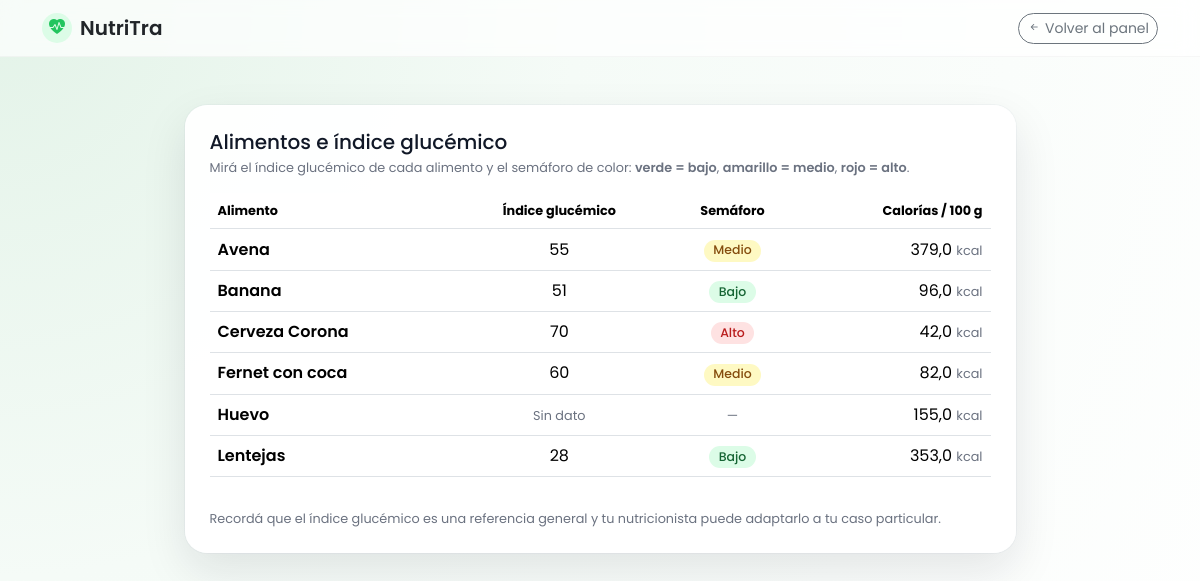
The page /paciente/alimentos/ (signed in) on the database its author committed.
### core/models.py (models this page shows, shortened)
class Alimento(models.Model):
    nombre = models.CharField(max_length=100)
    calorias = models.DecimalField(max_digits=6, decimal_places=1, help_text="kcal / 100 g")
    proteinas_g = models.DecimalField(max_digits=6, decimal_places=1, default=0)
    carbohidratos_g = models.DecimalField(max_digits=6, decimal_places=1, default=0)
    grasas_g = models.DecimalField(max_digits=6, decimal_places=1, default=0)
    hierro_mg = models.DecimalField(
        max_digits=5, decimal_places=2, default=0, help_text="mg / 100 g"
    )
    b12_ug = models.DecimalField(
        max_digits=5, decimal_places=2, default=0, help_text="µg / 100 g"
    )
    indice_glucemico = models.PositiveSmallIntegerField(
        null=True,
        blank=True,
        help_text="0–100 aprox. Bajo <55, medio 55–69, alto ≥70",
    )
    es_bebida_alcoholica = models.BooleanField(
        default=False,
        help_text="Marcar si la mayor parte de las calorias vienen del alcohol (vino, cerveza, etc.)",
    )
    gramos_alcohol_100g = models.DecimalField(
        max_digits=6,
        decimal_places=1,
        default=0,
        help_text="g de alcohol puro aprox. por 100 ml (ABV × 0,8)",
    )

### core/views.py (the view)
@login_required
def lista_alimentos(request):
    alimentos = Alimento.objects.all().order_by("nombre")
    return render(request, "paciente/lista_alimentos.html", {"alimentos": alimentos})

### nutrutra/templates/paciente/lista_alimentos.html (shortened to what this page needs)
<!doctype html>
<html lang="es">
  <head>
    <link href="https://cdn.jsdelivr.net/npm/bootstrap@5.3.3/dist/css/bootstrap.min.css" rel="stylesheet">
    <link rel="stylesheet" href="https://cdn.jsdelivr.net/npm/bootstrap-icons@1.11.3/font/bootstrap-icons.css">
  </head>
  <body>
    <nav class="navbar navbar-light navbar-nutri sticky-top">
      <div class="container d-flex justify-content-between align-items-center">
        <a href="{% url 'dashboard_paciente' %}" class="navbar-brand d-flex align-items-center gap-2 mb-0 text-decoration-none text-dark">
          <span class="rounded-circle d-inline-flex align-items-center justify-content-center"
                style="width: 30px; height: 30px; background: #dcfce7;">
            <i class="bi bi-heart-pulse-fill" style="font-size: 1rem; color: #22c55e;"></i>
          </span>
          <span class="fw-semibold">NutriTra</span>
        </a>
        <a href="{% url 'dashboard_paciente' %}" class="btn btn-sm btn-outline-secondary rounded-pill">
          <i class="bi bi-arrow-left-short"></i> Volver al panel
        </a>
      </div>
    </nav>
    <main class="container py-4 py-md-5">
      <div class="row justify-content-center">
        <div class="col-12 col-lg-9">
          <div class="card-main p-3 p-md-4">
            <div class="d-flex justify-content-between align-items-start mb-3">
              <div>
                <h1 class="h5 mb-1">Alimentos e índice glucémico</h1>
                <p class="small-muted mb-0">
                  Mirá el índice glucémico de cada alimento y el semáforo de color:
                  <span class="fw-semibold">verde = bajo</span>,
                  <span class="fw-semibold">amarillo = medio</span>,
                  <span class="fw-semibold">rojo = alto</span>.
                </p>
              </div>
            </div>
            <div class="table-responsive mt-3">
              <table class="table align-middle">
                <thead>
                  <tr class="small-muted">
                    <th>Alimento</th>
                    <th class="text-center">Índice glucémico</th>
                    <th class="text-center">Semáforo</th>
                    <th class="text-end">Calorías / 100 g</th>
                  </tr>
                </thead>
                <tbody>
                  {% for alimento in alimentos %}
                    <tr>
                      <td>
                        <span class="fw-semibold">{{ alimento.nombre }}</span>
                      </td>
                      <td class="text-center">
                        {% if alimento.indice_glucemico %}
                          {{ alimento.indice_glucemico }}
                        {% else %}
                          <span class="small-muted">Sin dato</span>
                        {% endif %}
                      </td>
                      <td class="text-center">
                        {% if alimento.indice_glucemico %}
                          {% if alimento.indice_glucemico < 55 %}
                            <span class="pill-ig pill-ig-bajo">
                              Bajo
                            </span>
                          {% elif alimento.indice_glucemico < 70 %}
                            <span class="pill-ig pill-ig-medio">
                              Medio
                            </span>
                          {% else %}
                            <span class="pill-ig pill-ig-alto">
                              Alto
                            </span>
                          {% endif %}
                        {% else %}
                          <span class="small-muted">—</span>
                        {% endif %}
                      </td>
                      <td class="text-end">
                        {{ alimento.calorias }} <span class="small-muted">kcal</span>
                      </td>
                    </tr>
                  {% empty %}
                    <tr>
                      <td colspan="4" class="text-center small-muted py-4">
                        Todavía no hay alimentos cargados. Podés agregarlos desde el panel de administración.
                      </td>
                    </tr>
                  {% endfor %}
                </tbody>
              </table>
            </div>
            <p class="small-muted mt-3 mb-0">
              Recordá que el índice glucémico es una referencia general y tu nutricionista puede adaptarlo a tu caso particular.
            </p>
          </div>
        </div>
      </div>
    </main>
  </body>
</html>

### nutrutra/templates/paciente/lista_alimentos.html (style rules this page uses)
:root { --color-bg-1: #f5fbf7; --color-bg-2: #e3f3e8; --color-primary: #34c08a; --color-text-main: #111827; --color-text-soft: #6b7280; --radius-xl: 22px; }
body { min-height: 100vh; margin: 0; font-family: "Poppins", system-ui, -apple-system, BlinkMacSystemFont, "Segoe UI", sans-serif; color: var(--color-text-main); background: radial-gradient(circle at top left, var(--color-bg-2) 0, var(--color-bg-1) 40%, #ffffff 100%); }
.navbar-nutri { border-bottom: 1px solid rgba(0,0,0,0.03); backdrop-filter: blur(10px); background: rgba(255, 255, 255, 0.7); }
.card-main { border-radius: var(--radius-xl); border: 1px solid rgba(255, 255, 255, 0.8); background: rgba(255, 255, 255, 0.94); box-shadow: 0 18px 45px rgba(15, 23, 42, 0.10), 0 0 0 1px rgba(148, 163, 184, 0.08); }
.pill-ig { display: inline-flex; align-items: center; gap: 0.35rem; padding: 0.1rem 0.6rem; border-radius: 999px; font-size: 0.78rem; font-weight: 500; }
.pill-ig-bajo { background: #dcfce7; color: #166534; }
.pill-ig-medio { background: #fef9c3; color: #854d0e; }
.pill-ig-alto { background: #fee2e2; color: #b91c1c; }
.small-muted { font-size: 0.8rem; color: var(--color-text-soft); }

### rows shown on the page
Alimento: nombre "Avena", indice_glucemico "55", shows "Medio", calorias "379,0"
Alimento: nombre "Banana", indice_glucemico "51", shows "Bajo", calorias "96,0"
Alimento: nombre "Cerveza Corona", indice_glucemico "70", shows "Alto", calorias "42,0"
Alimento: nombre "Fernet con coca", indice_glucemico "60", shows "Medio", calorias "82,0"
Alimento: nombre "Huevo", shows "Sin dato", calorias "155,0"
Alimento: nombre "Lentejas", indice_glucemico "28", shows "Bajo", calorias "353,0"
